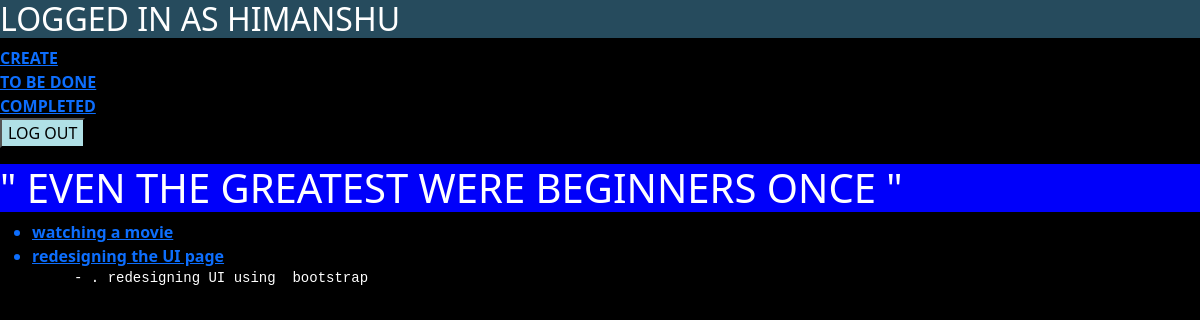
Page /current/ (signed in) on the earlier database version.
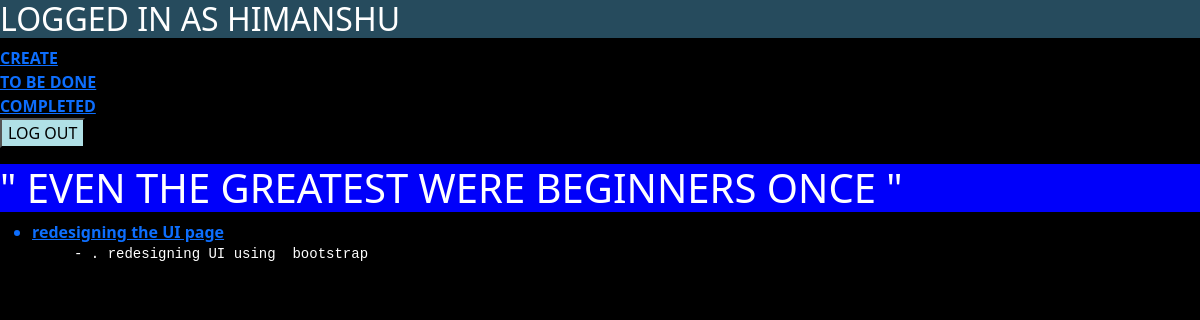
Same page on the later database version.
### todo/models.py (models this page shows, shortened)
class Todo(models.Model):
    title = models.CharField(max_length=100 , editable=True)
    memo = models.TextField(blank=True , editable=True )
    created = models.DateTimeField(auto_now_add=True)
    datecompleted = models.DateTimeField(null=True , blank=True)
    important = models.BooleanField(default=False , editable=True)
    user = models.ForeignKey(User , on_delete = models.CASCADE)

### todo/views.py (the view)
# urls.py: path('current/', views.currenttodos, name='currenttodos'),
@login_required()
def currenttodos(request):
    todos =Todo.objects.filter(user=request.user, datecompleted__isnull=True)
    return render(request, 'todo/currenttodos.html',{'todos':todos})

### todo/templates/todo/currenttodos.html (shortened to what this page needs)
{% extends 'todo/base.html' %}
{% block content %}
<h1 style="background-color : rgb(0,0,250)">
  " EVEN THE GREATEST WERE BEGINNERS ONCE "
</h1>
<ul>
      {% for todo in todos %}
      {% if todo.important %}
      <b>
       <a href="{% url 'viewtodo'  todo.id  %}"> <li> {{ todo.title }}</li> </a>
      </b>
      {% else %}
      <a href="{% url 'viewtodo'  todo.id  %}">
      <li> {{ todo.title }}</li> </a>
      {% endif %}
      {% if todo.memo %}
      <pre><li>     - {{ todo.memo }}   </li></pre>
      {% endif %}
    {% endfor %}
</ul>
{% endblock %}

Differences in the rows shown:
removed Todo: title "watching a movie"
